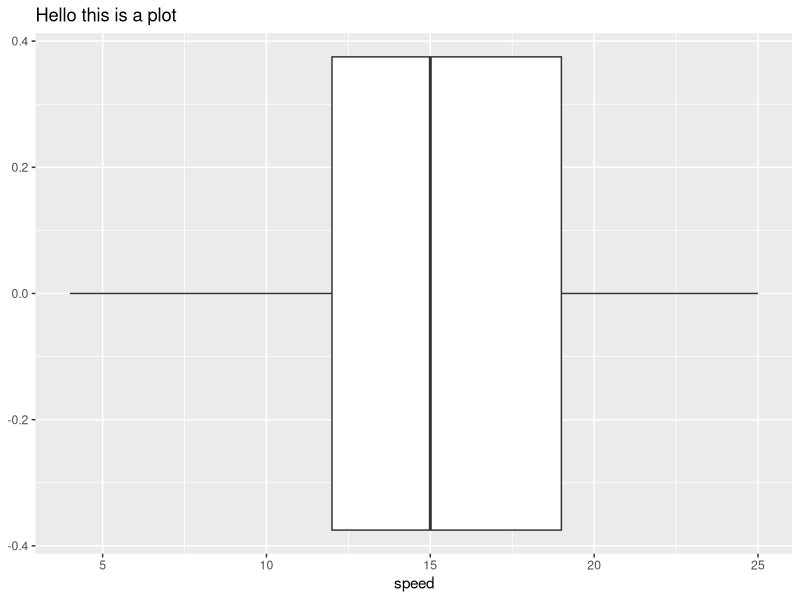
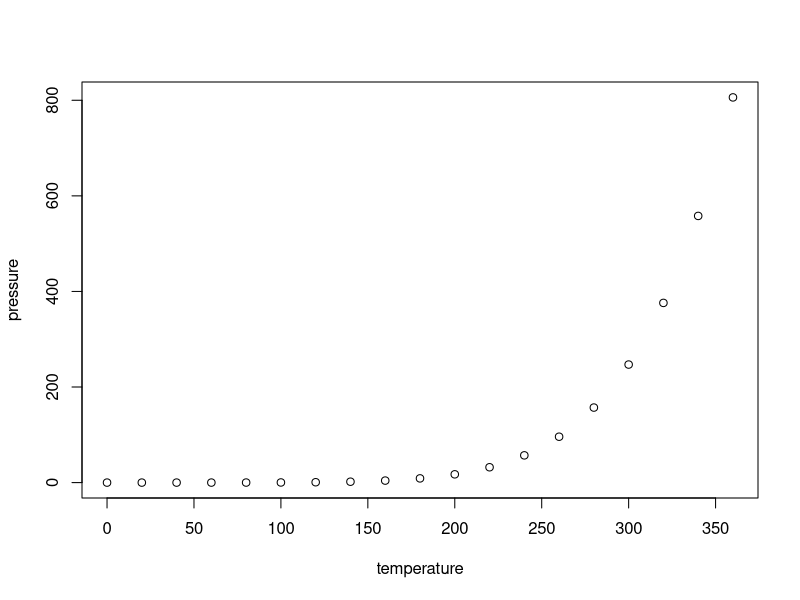

Here is the R script that generated these plots, in order:
## ---- chunk 1
knitr::opts_chunk$set(echo = TRUE)
require(ggplot2)
## ---- chunk 2
ggplot(data = cars, aes(x = speed)) + 
        geom_boxplot() +
  ggtitle("Hello this is a plot")
## ---- chunk 3
summary(cars)
## ---- chunk 4
plot(pressure)
